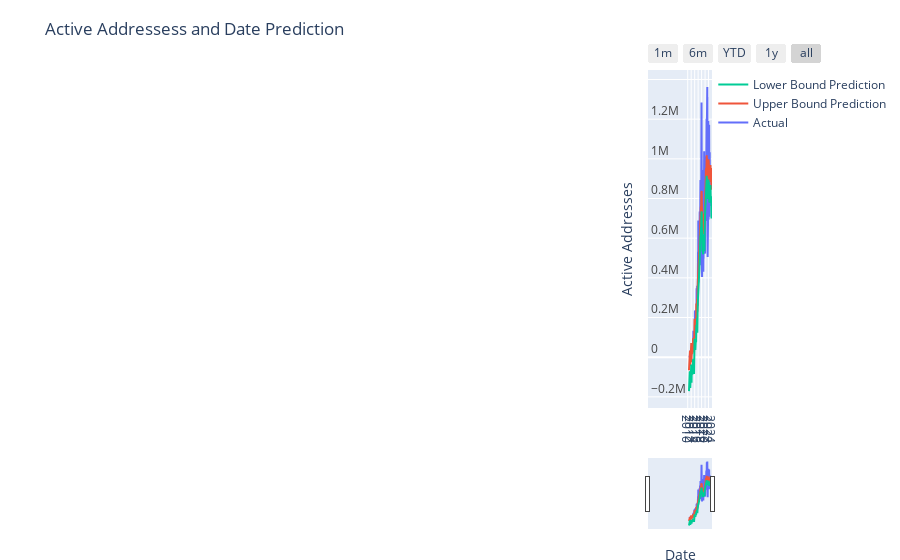

Notebook source saved alongside this figure:
### Code cell
import plotly.express as px
import plotly.graph_objects as go

fig = go.Figure()
fig.add_trace(go.Scatter(name="Actual", x=df_train['ds'], y=df_train['y'], legendrank=4))
fig.add_trace(go.Scatter(name="Upper Bound Prediction", x=prediction['ds'], y=prediction['yhat'], legendrank=2))
fig.add_trace(go.Scatter(name="Lower Bound Prediction", x=prediction['ds'], y=prediction['yhat_lower'], legendrank=1))

fig.update_xaxes(
    rangeslider_visible = True,
    rangeselector = dict(
        buttons = list([
            dict(count = 1, label = "1m", step = "month", stepmode = "backward"),
            dict(count = 6, label = "6m", step = "month", stepmode = "backward"),
            dict(count = 1, label = "YTD", step = "year", stepmode = "todate"),
            dict(count = 1, label = "1y", step = "year", stepmode = "backward"),
            dict(step = "all")
        ])
    )
)
fig.update_layout(title_text='Active Addressess and Date Prediction')
fig.update_yaxes(ticklabelposition="inside top", title="Active Addresses")
fig.update_xaxes(ticklabelposition="inside top", title="Date")
fig.update_yaxes(nticks=15)
fig.update_xaxes(nticks=20)

fig.update_layout(
    margin=dict(l=20, r=100, t=70, b=20),
)

fig.show()
fig.write_html('../static/active_addressess.html')
